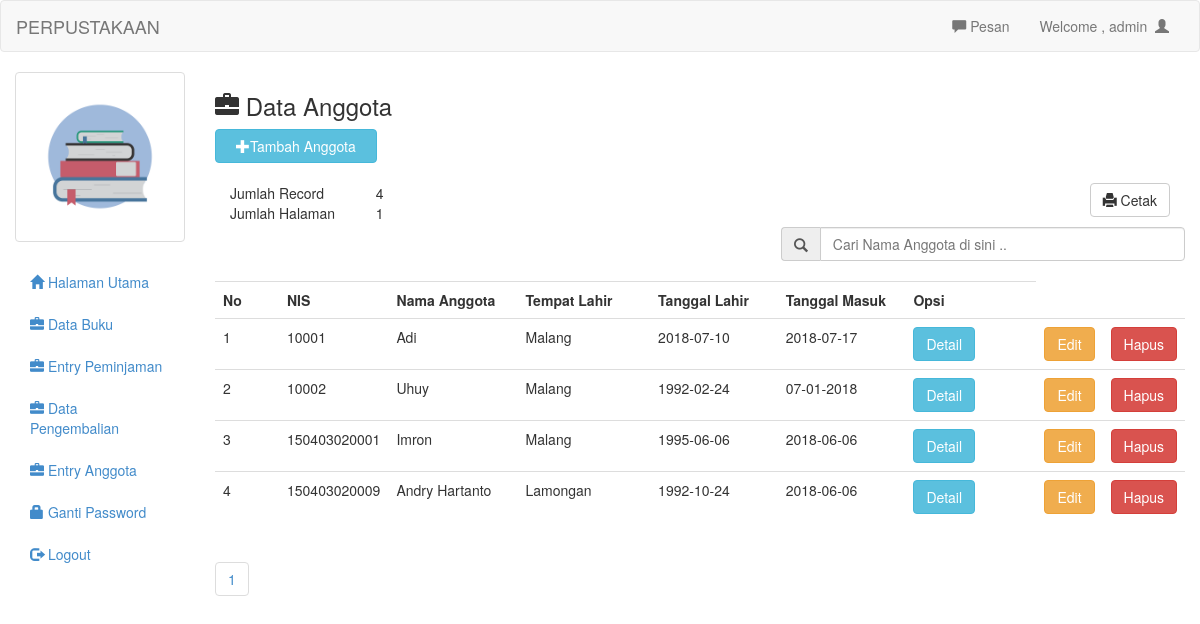
The page /admin/anggota.php (signed in) on the database its author committed.
### tables this page shows
CREATE TABLE `tb_anggota` (
  `nis` varchar(15) NOT NULL,
  `nama` varchar(50) NOT NULL,
  `tempat_lahir` varchar(20) NOT NULL,
  `tanggal_lahir` varchar(100) NOT NULL,
  `tanggal_masuk` varchar(100) NOT NULL
);

### admin/anggota.php (the view, shortened to what this page needs)
<?php include 'header.php'; ?>
<h3><span class="glyphicon glyphicon-briefcase"></span>  Data Anggota</h3>
<button style="margin-bottom:20px" data-toggle="modal" data-target="#myModal" class="btn btn-info col-md-2"><span class="glyphicon glyphicon-plus"></span>Tambah Anggota</button>
<br/>
<br/>
<?php
$per_hal=5;
$jumlah_record=mysql_query("SELECT COUNT(*) from tb_anggota");
$jum=mysql_result($jumlah_record, 0);
$halaman=ceil($jum / $per_hal);
$page = (isset($_GET['page'])) ? (int)$_GET['page'] : 1;
$start = ($page - 1) * $per_hal;
?>
<div class="col-md-12">
	<table class="col-md-2">
		<tr>
			<td>Jumlah Record</td>
			<td><?php echo $jum; ?></td>
		</tr>
		<tr>
			<td>Jumlah Halaman</td>
			<td><?php echo $halaman; ?></td>
		</tr>
	</table>
	<a style="margin-bottom:10px" href="lap_anggota.php" target="_blank" class="btn btn-default pull-right"><span class='glyphicon glyphicon-print'></span>  Cetak</a>
</div>
<form action="cari_anggota.php" method="get">
	<div class="input-group col-md-5 col-md-offset-7">
		<span class="input-group-addon" id="basic-addon1"><span class="glyphicon glyphicon-search"></span></span>
		<input type="text" class="form-control" placeholder="Cari Nama Anggota di sini .." aria-describedby="basic-addon1" name="cari">
	</div>
</form>
<br/>
<table class="table table-hover">
	<tr>
		<th class="col-md-1">No</th>
		<th class="col-md-1">NIS</th>
		<th class="col-md-2">Nama Anggota</th>
		<th class="col-md-2">Tempat Lahir</th>
		<th class="col-md-2">Tanggal Lahir</th>
		<th class="col-md-2">Tanggal Masuk</th>
		<th class="col-md-3">Opsi</th>
	</tr>
	<?php
	if(isset($_GET['cari'])){
		$cari=mysql_real_escape_string($_GET['cari']);
		$brg=mysql_query("select * from tb_anggota where nis like '$cari' or nama like '$cari'");
	}else{
		$brg=mysql_query("select * from tb_anggota limit $start, $per_hal");
	}
	$no=1;
	while($b=mysql_fetch_array($brg)){
		?>
		<tr>
			<td><?php echo $no++ ?></td>
			<td><?php echo $b['nis'] ?></td>
			<td><?php echo $b['nama'] ?></td>
			<td><?php echo $b['tempat_lahir'] ?></td>
			<td><?php echo $b['tanggal_lahir'] ?></td>
			<td><?php echo $b['tanggal_masuk'] ?></td>
			<td>
				<a href="detail_anggota.php?nis=<?php echo $b['nis']; ?>" class="btn btn-info">Detail</a></td>
				<td><a href="edit_anggota.php?nis=<?php echo $b['nis']; ?>" class="btn btn-warning">Edit</a></td>
				<td><a onclick="if(confirm('Apakah anda yakin ingin menghapus data ini ??')){ location.href='hapus_anggota.php?nis=<?php echo $b['nis']; ?>' }" class="btn btn-danger">Hapus</a>
			</td>
		</tr>
		<?php
	}
	?>
</table>
<ul class="pagination">
			<?php
			for($x=1;$x<=$halaman;$x++){
				?>
				<li><a href="?page=<?php echo $x ?>"><?php echo $x ?></a></li>
				<?php
			}
			?>
		</ul>
<?php
include 'footer.php';
?>

### admin/header.php (shortened to what this page needs)
<!DOCTYPE html>
<html>
<head>
	<link rel="stylesheet" type="text/css" href="../assets/css/bootstrap.css">
	<link rel="stylesheet" type="text/css" href="../assets/js/jquery-ui/jquery-ui.css">
</head>
<body>
	<div class="navbar navbar-default">
		<div class="container-fluid">
			<div class="navbar-header">
				<a href="index.php" class="navbar-brand">PERPUSTAKAAN</a>
			</div>
			<div class="collapse navbar-collapse">
				<ul class="nav navbar-nav navbar-right">
					<li><a id="pesan_sedia" href="#" data-toggle="modal" data-target="#modalpesan"><span class='glyphicon glyphicon-comment'></span> Pesan</a></li>
					<li><a class="dropdown-toggle" data-toggle="dropdown" role="button" href="#">Welcome , <?php echo $_SESSION['uname']  ?>&nbsp&nbsp<span class="glyphicon glyphicon-user"></span></a></li>
				</ul>
			</div>
		</div>
	</div>
	<div class="col-md-2">
		<div class="row">
			<?php
			$use=$_SESSION['uname'];
			$fo=mysql_query("select foto from login where uname='$use'");
			while($f=mysql_fetch_array($fo)){
				?>
				<div class="col-xs-6 col-md-12">
					<a class="thumbnail">
						<img class="img-responsive" src="foto/buku.png">
					</a>
				</div>
				<?php
			}
			?>
		</div>
		<ul class="nav nav-pills nav-stacked">
			<li><a href="index.php"><span class="glyphicon glyphicon-home"></span>  Halaman Utama</a></li>
			<li><a href="buku.php"><span class="glyphicon glyphicon-briefcase"></span>  Data Buku</a></li>
			<li><a href="peminjaman.php"><span class="glyphicon glyphicon-briefcase"></span>  Entry Peminjaman</a></li>
			<li><a href="pengembalian.php"><span class="glyphicon glyphicon-briefcase"></span>  Data Pengembalian</a></li>
			<li><a href="anggota.php"><span class="glyphicon glyphicon-briefcase"></span>  Entry Anggota</a></li>
			<li><a href="ganti_pass.php"><span class="glyphicon glyphicon-lock"></span> Ganti Password</a></li>
			<li><a href="logout.php"><span class="glyphicon glyphicon-log-out"></span>  Logout</a></li>
		</ul>
	</div>
	<div class="col-md-10">

### rows shown on the page
tb_anggota: nis "10001", nama "Adi", tempat_lahir "Malang", tanggal_lahir "2018-07-10", tanggal_masuk "2018-07-17"
tb_anggota: nis "10002", nama "Uhuy", tempat_lahir "Malang", tanggal_lahir "1992-02-24", tanggal_masuk "07-01-2018"
tb_anggota: nis "150403020001", nama "Imron", tempat_lahir "Malang", tanggal_lahir "1995-06-06", tanggal_masuk "2018-06-06"
tb_anggota: nis "150403020009", nama "Andry Hartanto", tempat_lahir "Lamongan", tanggal_lahir "1992-10-24", tanggal_masuk "2018-06-06"

### other values the page prints
$_SESSION['uname'] "admin"
$jum "4"
$halaman "1"
